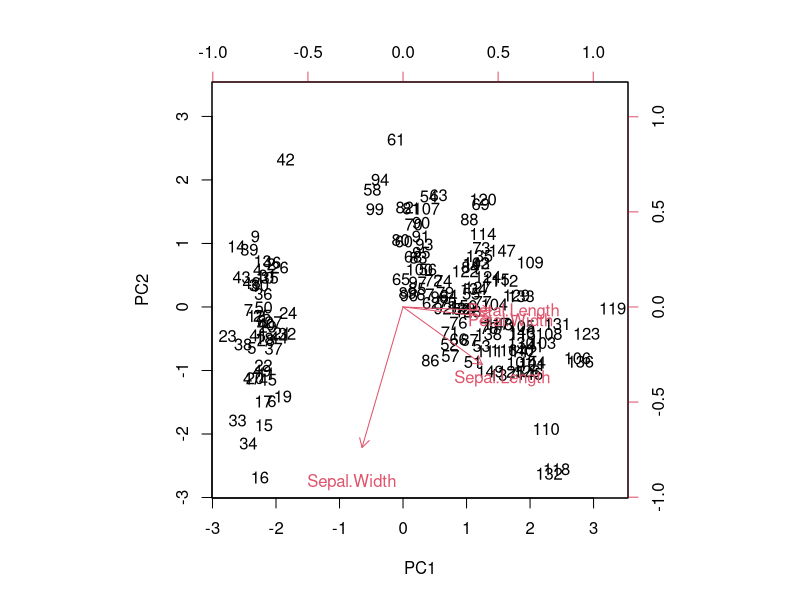
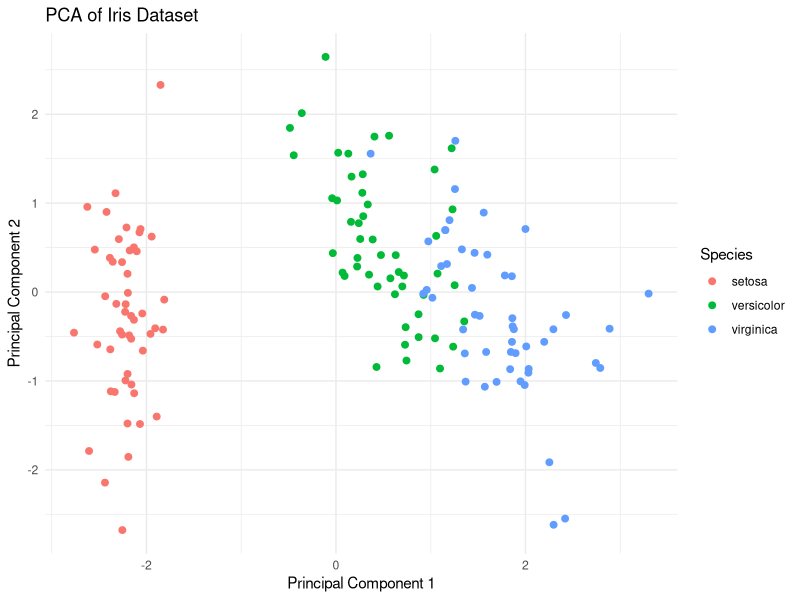

These figures' R source, in order:
# **Task 14.1:** Perform a principal component analysis (PCA) on the `iris` dataset and interpret the results.

# Load the required library
library(ggplot2)

# Load the iris dataset
data(iris)

# View the first few rows of the iris dataset
head(iris)

# Remove the 'Species' column (non-numeric) for PCA
iris_numeric <- iris[, 1:4]

# Perform PCA
pca_result <- prcomp(iris_numeric, center = TRUE, scale. = TRUE)

# View a summary of the PCA result
summary(pca_result)

# Print the PCA results
print(pca_result)

# View the proportion of variance explained by each principal component
summary(pca_result)$importance

# Create a biplot of the first two principal components
biplot(pca_result, scale = 0)

# Create a data frame with the PCA scores
pca_data <- data.frame(pca_result$x)

# Add the Species column back to the PCA data
pca_data$Species <- iris$Species

# Plot the PCA results with ggplot2
ggplot(pca_data, aes(x = PC1, y = PC2, color = Species)) +
  geom_point(size = 2) +
  labs(title = "PCA of Iris Dataset",
       x = "Principal Component 1",
       y = "Principal Component 2") +
  theme_minimal()
